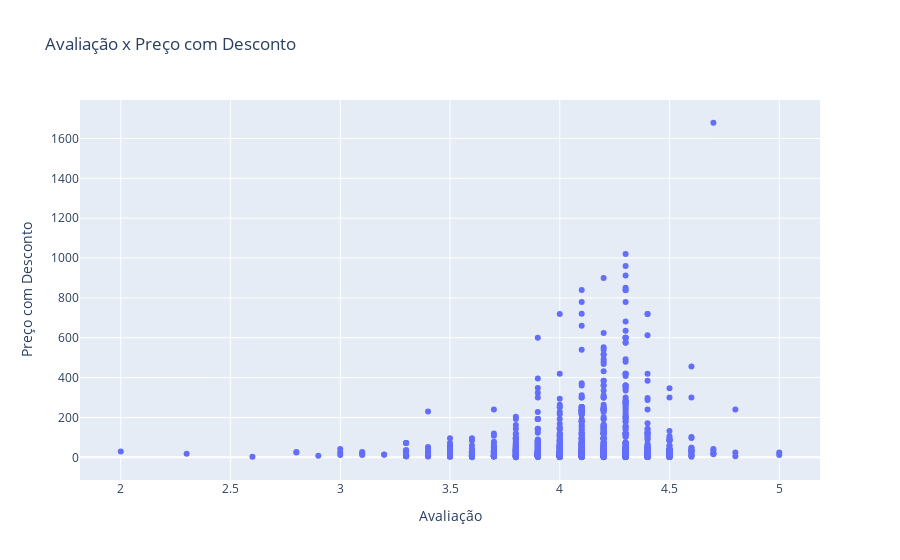

Notebook source saved alongside this figure:
### Code cell
# Scatter plot of the rating and actual_price
fig = go.Figure()
fig.add_trace(
    go.Scatter(x=df["rating"], y=df["actual_price"], mode="markers"))
fig.update_layout(title="Avaliação x Preço com Desconto",
                  xaxis_title="Avaliação",
                  yaxis_title="Preço com Desconto")
fig.show()

### Figure 1 — Plotly figure (JSON) as saved in the notebook; plotly's stock layout.template omitted (floating-point values rounded to 4 significant figures; data arrays with more than 128 entries replaced by an {"elided": "..."} marker saying what was removed)
{"data": [{"mode": "markers", "type": "scatter", "x": {"elided": "1415 float values"}, "y": {"elided": "1415 float values"}}], "layout": {"title": {"text": "Avaliação x Preço com Desconto"}, "xaxis": {"title": {"text": "Avaliação"}}, "yaxis": {"title": {"text": "Preço com Desconto"}}}}
